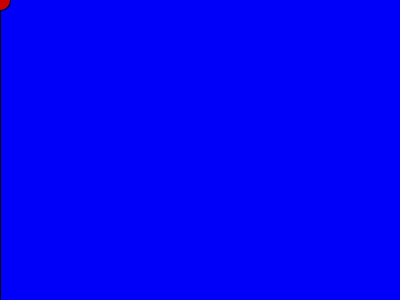
Frame 1 (no input)
Frame 60 (the mouse pressed at the canvas centre just before this capture): identical to frame 1, image omitted
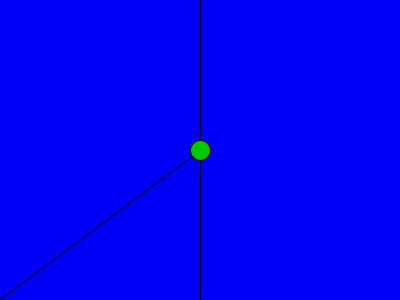
Frame 120 (the mouse held since frame 60 and released just before this capture)

The Processing sketch that drew these frames (run headless with seeded random() and noise(); from frame 60 on, the mouse is pressed at the canvas centre):

// Processing sketch: processing_149754
// ── processing_149754.pde

void setup() {
    size(400,300); 
}

void draw() {
    background(0,0,250);
    if(mouseX  <width/2) fill(200,0,0);
    if(mouseX >= width/2) fill(0,200,0);
    line(mouseX,0,mouseX,height-1);
    line(0,height-1,mouseX,mouseY);
    ellipse(mouseX,mouseY,20,20);
}
